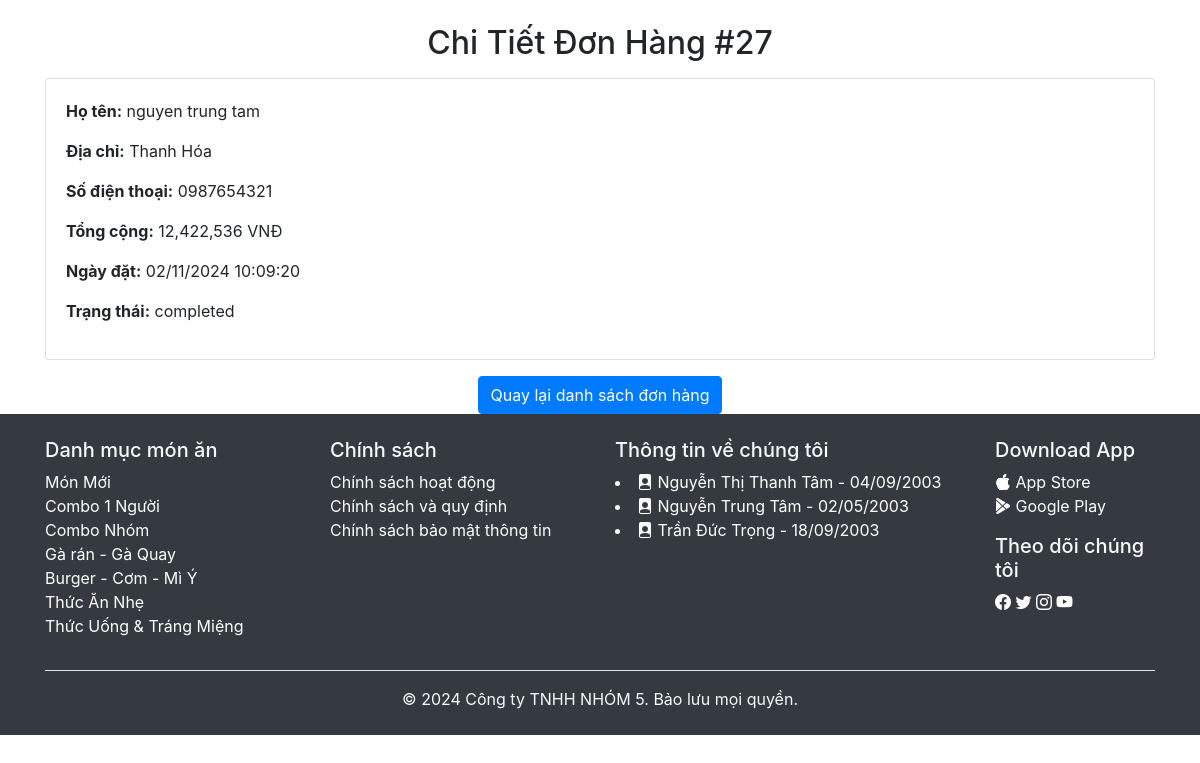
/fast_food_website/view_order_details.php?id=27 (signed in), run on the app's committed database.
### tables this page shows
CREATE TABLE `orders` (
  `id` int(11) NOT NULL,
  `user_id` int(11) NOT NULL,
  `order_date` timestamp NOT NULL DEFAULT current_timestamp(),
  `total` decimal(10,2) NOT NULL,
  `status` enum('pending','completed','canceled') NOT NULL DEFAULT 'pending',
  `address` varchar(255) NOT NULL,
  `phone` varchar(20) NOT NULL,
  `fullname` varchar(255) NOT NULL
);

### fast_food_website/view_order_details.php (the view, shortened to what this page needs)
<?php
include 'includes/db_connection.php';
$order_id = $_GET['id'];
$sql_order = "SELECT * FROM orders WHERE id = ?";
$stmt_order = $conn->prepare($sql_order);
$stmt_order->bind_param("i", $order_id);
$stmt_order->execute();
$result_order = $stmt_order->get_result();
$order = $result_order->fetch_assoc();
?>
<!DOCTYPE html>
<html lang="vi">
<head>
    <link rel="stylesheet" href="https://stackpath.bootstrapcdn.com/bootstrap/4.5.2/css/bootstrap.min.css">
</head>
<body>
    <div class="container mt-4">
        <h2 class="text-center">Chi Tiết Đơn Hàng #<?php echo $order['id']; ?></h2>
        <div class="card mt-3">
            <div class="card-body">
                <p><strong>Họ tên:</strong> <?php echo htmlspecialchars($order['fullname']); ?></p>
                <p><strong>Địa chỉ:</strong> <?php echo htmlspecialchars($order['address']); ?></p>
                <p><strong>Số điện thoại:</strong> <?php echo htmlspecialchars($order['phone']); ?></p>
                <p><strong>Tổng cộng:</strong> <?php echo number_format($order['total']) . ' VNĐ'; ?></p>
                <p><strong>Ngày đặt:</strong> <?php echo date('d/m/Y H:i:s', strtotime($order['order_date'])); ?></p>
                <p><strong>Trạng thái:</strong> <?php echo htmlspecialchars($order['status']); ?></p>
            </div>
        </div>
        <div class="text-center mt-3">
            <a href="admin_orders.php" class="btn btn-primary">Quay lại danh sách đơn hàng</a>
        </div>
    </div>
    <?php include 'includes/footer.php'; ?>
</body>
</html>

### data on the page
orders: id "27", fullname "nguyen trung tam", address "Thanh Hóa", phone "0987654321", total "12,422,536", order_date "02/11/2024 10:09:20", status "completed"
